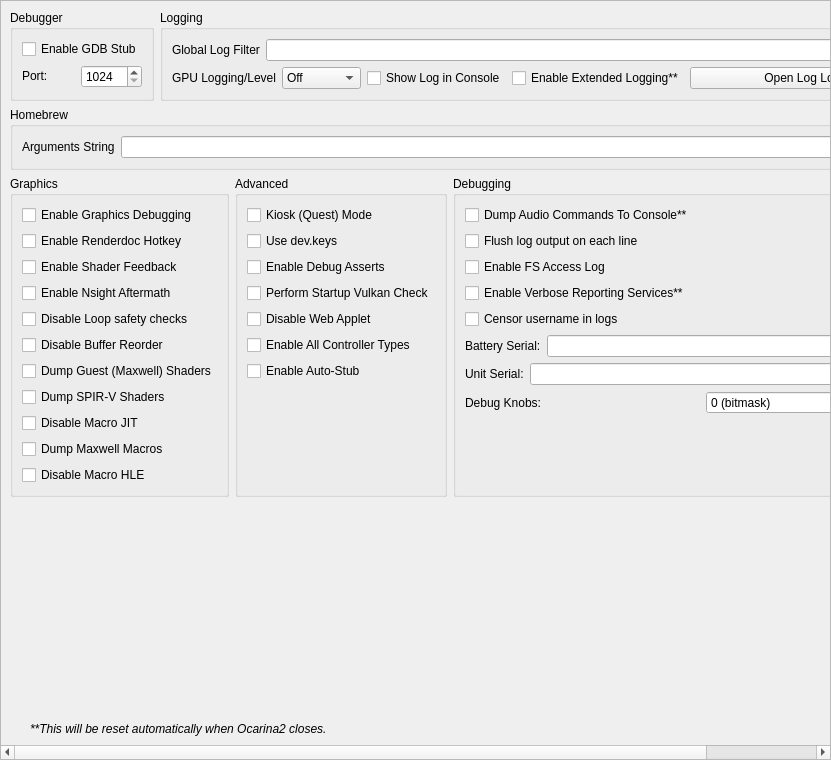
<?xml version="1.0" encoding="UTF-8"?>
<ui version="4.0">
 <class>ConfigureDebug</class>
 <widget class="QScrollArea" name="ConfigureDebug">
  <property name="geometry">
   <rect>
    <x>0</x>
    <y>0</y>
    <width>831</width>
    <height>760</height>
   </rect>
  </property>
  <property name="widgetResizable">
   <bool>true</bool>
  </property>
  <widget class="QWidget" name="widget">
   <property name="geometry">
    <rect>
     <x>0</x>
     <y>0</y>
     <width>829</width>
     <height>758</height>
    </rect>
   </property>
   <layout class="QVBoxLayout" name="verticalLayout_1">
    <item>
     <layout class="QHBoxLayout" name="horizontalLayout">
      <property name="topMargin">
       <number>0</number>
      </property>
      <item>
       <widget class="QGroupBox" name="groupBox">
        <property name="sizePolicy">
         <sizepolicy hsizetype="Preferred" vsizetype="Preferred">
          <horstretch>0</horstretch>
          <verstretch>0</verstretch>
         </sizepolicy>
        </property>
        <property name="title">
         <string>Debugger</string>
        </property>
        <property name="alignment">
         <set>Qt::AlignmentFlag::AlignLeading|Qt::AlignmentFlag::AlignLeft|Qt::AlignmentFlag::AlignTop</set>
        </property>
        <property name="flat">
         <bool>false</bool>
        </property>
        <property name="checkable">
         <bool>false</bool>
        </property>
        <layout class="QVBoxLayout" name="verticalLayout_3">
         <item>
          <widget class="QWidget" name="debug_widget" native="true">
           <property name="sizePolicy">
            <sizepolicy hsizetype="Preferred" vsizetype="Maximum">
             <horstretch>0</horstretch>
             <verstretch>0</verstretch>
            </sizepolicy>
           </property>
           <layout class="QVBoxLayout" name="verticalLayout">
            <property name="sizeConstraint">
             <enum>QLayout::SizeConstraint::SetDefaultConstraint</enum>
            </property>
            <property name="leftMargin">
             <number>0</number>
            </property>
            <property name="topMargin">
             <number>0</number>
            </property>
            <property name="rightMargin">
             <number>0</number>
            </property>
            <property name="bottomMargin">
             <number>0</number>
            </property>
            <item>
             <widget class="QCheckBox" name="toggle_gdbstub">
              <property name="sizePolicy">
               <sizepolicy hsizetype="Maximum" vsizetype="Maximum">
                <horstretch>0</horstretch>
                <verstretch>0</verstretch>
               </sizepolicy>
              </property>
              <property name="text">
               <string>Enable GDB Stub</string>
              </property>
             </widget>
            </item>
            <item>
             <widget class="QWidget" name="horizontalWidget_3" native="true">
              <property name="sizePolicy">
               <sizepolicy hsizetype="Preferred" vsizetype="Maximum">
                <horstretch>0</horstretch>
                <verstretch>0</verstretch>
               </sizepolicy>
              </property>
              <layout class="QHBoxLayout" name="horizontalLayout_3">
               <property name="leftMargin">
                <number>0</number>
               </property>
               <property name="topMargin">
                <number>0</number>
               </property>
               <property name="rightMargin">
                <number>0</number>
               </property>
               <property name="bottomMargin">
                <number>0</number>
               </property>
               <item>
                <widget class="QLabel" name="label_11">
                 <property name="sizePolicy">
                  <sizepolicy hsizetype="Minimum" vsizetype="Maximum">
                   <horstretch>0</horstretch>
                   <verstretch>0</verstretch>
                  </sizepolicy>
                 </property>
                 <property name="text">
                  <string>Port:</string>
                 </property>
                </widget>
               </item>
               <item>
                <widget class="QSpinBox" name="gdbport_spinbox">
                 <property name="sizePolicy">
                  <sizepolicy hsizetype="Preferred" vsizetype="Maximum">
                   <horstretch>0</horstretch>
                   <verstretch>0</verstretch>
                  </sizepolicy>
                 </property>
                 <property name="minimum">
                  <number>1024</number>
                 </property>
                 <property name="maximum">
                  <number>65535</number>
                 </property>
                </widget>
               </item>
              </layout>
             </widget>
            </item>
           </layout>
          </widget>
         </item>
        </layout>
       </widget>
      </item>
      <item>
       <widget class="QGroupBox" name="groupBox_2">
        <property name="sizePolicy">
         <sizepolicy hsizetype="Expanding" vsizetype="Preferred">
          <horstretch>0</horstretch>
          <verstretch>0</verstretch>
         </sizepolicy>
        </property>
        <property name="title">
         <string>Logging</string>
        </property>
        <layout class="QGridLayout" name="gridLayout_1">
         <item row="0" column="0" colspan="4">
          <widget class="QWidget" name="logging_widget" native="true">
           <property name="sizePolicy">
            <sizepolicy hsizetype="Preferred" vsizetype="Maximum">
             <horstretch>0</horstretch>
             <verstretch>0</verstretch>
            </sizepolicy>
           </property>
           <layout class="QHBoxLayout" name="horizontalLayout_1">
            <property name="leftMargin">
             <number>0</number>
            </property>
            <property name="topMargin">
             <number>0</number>
            </property>
            <property name="rightMargin">
             <number>0</number>
            </property>
            <property name="bottomMargin">
             <number>0</number>
            </property>
            <item>
             <widget class="QLabel" name="label_1">
              <property name="sizePolicy">
               <sizepolicy hsizetype="Preferred" vsizetype="Preferred">
                <horstretch>0</horstretch>
                <verstretch>0</verstretch>
               </sizepolicy>
              </property>
              <property name="text">
               <string>Global Log Filter</string>
              </property>
             </widget>
            </item>
            <item>
             <widget class="QLineEdit" name="log_filter_edit"/>
            </item>
           </layout>
          </widget>
         </item>
         <item row="1" column="0">
          <widget class="QWidget" name="gpu_log_level_widget" native="true">
           <property name="sizePolicy">
            <sizepolicy hsizetype="Preferred" vsizetype="Maximum">
             <horstretch>0</horstretch>
             <verstretch>0</verstretch>
            </sizepolicy>
           </property>
           <layout class="QHBoxLayout" name="gpu_log_level_layout">
            <property name="leftMargin">
             <number>0</number>
            </property>
            <property name="topMargin">
             <number>0</number>
            </property>
            <property name="rightMargin">
             <number>0</number>
            </property>
            <property name="bottomMargin">
             <number>0</number>
            </property>
            <item>
             <widget class="QLabel" name="gpu_log_level_label">
              <property name="text">
               <string>GPU Logging/Level</string>
              </property>
             </widget>
            </item>
            <item>
             <widget class="QComboBox" name="gpu_log_level">
              <property name="toolTip">
               <string>Detail level for GPU logs. Off disables logging entirely.</string>
              </property>
              <item>
               <property name="text">
                <string>Off</string>
               </property>
              </item>
              <item>
               <property name="text">
                <string>Errors</string>
               </property>
              </item>
              <item>
               <property name="text">
                <string>Standard</string>
               </property>
              </item>
              <item>
               <property name="text">
                <string>Verbose</string>
               </property>
              </item>
              <item>
               <property name="text">
                <string>All</string>
               </property>
              </item>
             </widget>
            </item>
           </layout>
          </widget>
         </item>
         <item row="1" column="1">
          <widget class="QCheckBox" name="toggle_console">
           <property name="text">
            <string>Show Log in Console</string>
           </property>
          </widget>
         </item>
         <item row="1" column="2">
          <widget class="QCheckBox" name="extended_logging">
           <property name="enabled">
            <bool>true</bool>
           </property>
           <property name="toolTip">
            <string>When checked, the max size of the log increases from 100 MB to 1 GB</string>
           </property>
           <property name="text">
            <string>Enable Extended Logging**</string>
           </property>
          </widget>
         </item>
         <item row="1" column="3">
          <widget class="QPushButton" name="open_log_button">
           <property name="sizePolicy">
            <sizepolicy hsizetype="Expanding" vsizetype="Maximum">
             <horstretch>1</horstretch>
             <verstretch>0</verstretch>
            </sizepolicy>
           </property>
           <property name="minimumSize">
            <size>
             <width>250</width>
             <height>0</height>
            </size>
           </property>
           <property name="text">
            <string>Open Log Location</string>
           </property>
          </widget>
         </item>
        </layout>
       </widget>
      </item>
     </layout>
    </item>
    <item>
     <widget class="QGroupBox" name="groupBox_3">
      <property name="title">
       <string>Homebrew</string>
      </property>
      <layout class="QVBoxLayout" name="verticalLayout_5">
       <item>
        <layout class="QHBoxLayout" name="horizontalLayout_4">
         <item>
          <widget class="QLabel" name="label_3">
           <property name="text">
            <string>Arguments String</string>
           </property>
          </widget>
         </item>
         <item>
          <widget class="QLineEdit" name="homebrew_args_edit"/>
         </item>
        </layout>
       </item>
      </layout>
     </widget>
    </item>
    <item>
     <layout class="QHBoxLayout" name="horizontalLayout_2">
      <item>
       <widget class="QGroupBox" name="groupBox_4">
        <property name="title">
         <string>Graphics</string>
        </property>
        <layout class="QGridLayout" name="gridLayout_2">
         <item row="4" column="0">
          <widget class="QCheckBox" name="disable_loop_safety_checks">
           <property name="toolTip">
            <string>When checked, it executes shaders without loop logic changes</string>
           </property>
           <property name="text">
            <string>Disable Loop safety checks</string>
           </property>
          </widget>
         </item>
         <item row="9" column="0">
          <widget class="QCheckBox" name="dump_macros">
           <property name="enabled">
            <bool>true</bool>
           </property>
           <property name="toolTip">
            <string>When checked, it will dump all the macro programs of the GPU</string>
           </property>
           <property name="text">
            <string>Dump Maxwell Macros</string>
           </property>
          </widget>
         </item>
         <item row="3" column="0">
          <widget class="QCheckBox" name="enable_nsight_aftermath">
           <property name="toolTip">
            <string>When checked, it enables Nsight Aftermath crash dumps</string>
           </property>
           <property name="text">
            <string>Enable Nsight Aftermath</string>
           </property>
          </widget>
         </item>
         <item row="6" column="0">
          <widget class="QCheckBox" name="dump_guest_shaders">
           <property name="enabled">
            <bool>true</bool>
           </property>
           <property name="toolTip">
            <string>When checked, it will dump original Maxwell guest shader bytecode (the input to the recompiler) as .ash files under DumpDir/shaders/. Useful for inspection with nvdisasm.</string>
           </property>
           <property name="text">
            <string>Dump Guest (Maxwell) Shaders</string>
           </property>
          </widget>
         </item>
         <item row="1" column="0">
          <widget class="QCheckBox" name="enable_renderdoc_hotkey">
           <property name="text">
            <string>Enable Renderdoc Hotkey</string>
           </property>
          </widget>
         </item>
         <item row="8" column="0">
          <widget class="QCheckBox" name="disable_macro_jit">
           <property name="enabled">
            <bool>true</bool>
           </property>
           <property name="toolTip">
            <string>When checked, it disables the macro Just In Time compiler. Enabling this makes games run slower</string>
           </property>
           <property name="text">
            <string>Disable Macro JIT</string>
           </property>
          </widget>
         </item>
         <item row="10" column="0">
          <widget class="QCheckBox" name="disable_macro_hle">
           <property name="enabled">
            <bool>true</bool>
           </property>
           <property name="toolTip">
            <string>When checked, it disables the macro HLE functions. Enabling this makes games run slower</string>
           </property>
           <property name="text">
            <string>Disable Macro HLE</string>
           </property>
          </widget>
         </item>
         <item row="0" column="0">
          <widget class="QCheckBox" name="enable_graphics_debugging">
           <property name="enabled">
            <bool>true</bool>
           </property>
           <property name="toolTip">
            <string>When checked, the graphics API enters a slower debugging mode</string>
           </property>
           <property name="text">
            <string>Enable Graphics Debugging</string>
           </property>
          </widget>
         </item>
         <item row="11" column="0">
          <spacer name="verticalSpacer_5">
           <property name="orientation">
            <enum>Qt::Orientation::Vertical</enum>
           </property>
           <property name="sizeType">
            <enum>QSizePolicy::Policy::Preferred</enum>
           </property>
           <property name="sizeHint" stdset="0">
            <size>
             <width>20</width>
             <height>0</height>
            </size>
           </property>
          </spacer>
         </item>
         <item row="2" column="0">
          <widget class="QCheckBox" name="enable_shader_feedback">
           <property name="toolTip">
            <string>When checked, yuzu will log statistics about the compiled pipeline cache</string>
           </property>
           <property name="text">
            <string>Enable Shader Feedback</string>
           </property>
          </widget>
         </item>
         <item row="5" column="0">
          <widget class="QCheckBox" name="disable_buffer_reorder">
           <property name="toolTip">
            <string>&lt;html&gt;&lt;head/&gt;&lt;body&gt;&lt;p&gt;When checked, disables reordering of mapped memory uploads which allows to associate uploads with specific draws. May reduce performance in some cases.&lt;/p&gt;&lt;/body&gt;&lt;/html&gt;</string>
           </property>
           <property name="text">
            <string>Disable Buffer Reorder</string>
           </property>
          </widget>
         </item>
         <item row="7" column="0">
          <widget class="QCheckBox" name="gpu_log_shader_dumps">
           <property name="toolTip">
            <string>When checked, it will dump the recompiler's output SPIR-V binaries (.spv) under LogDir/shaders/. Inspect via SPIRV-Tools (spirv-dis / spirv-cross / spirv-val) or RenderDoc.</string>
           </property>
           <property name="text">
            <string>Dump SPIR-V Shaders</string>
           </property>
          </widget>
         </item>
        </layout>
       </widget>
      </item>
      <item>
       <widget class="QGroupBox" name="groupBox_6">
        <property name="title">
         <string>Advanced</string>
        </property>
        <layout class="QGridLayout" name="gridLayout_4">
         <item row="3" column="0">
          <widget class="QCheckBox" name="perform_vulkan_check">
           <property name="toolTip">
            <string>Enables yuzu to check for a working Vulkan environment when the program starts up. Disable this if this is causing issues with external programs seeing yuzu.</string>
           </property>
           <property name="text">
            <string>Perform Startup Vulkan Check</string>
           </property>
          </widget>
         </item>
         <item row="4" column="0">
          <widget class="QCheckBox" name="disable_web_applet">
           <property name="text">
            <string>Disable Web Applet</string>
           </property>
          </widget>
         </item>
         <item row="5" column="0">
          <widget class="QCheckBox" name="enable_all_controllers">
           <property name="text">
            <string>Enable All Controller Types</string>
           </property>
          </widget>
         </item>
         <item row="6" column="0">
          <widget class="QCheckBox" name="use_auto_stub">
           <property name="text">
            <string>Enable Auto-Stub</string>
           </property>
          </widget>
         </item>
         <item row="0" column="0">
          <widget class="QCheckBox" name="quest_flag">
           <property name="text">
            <string>Kiosk (Quest) Mode</string>
           </property>
          </widget>
         </item>
         <item row="1" column="0">
          <widget class="QCheckBox" name="use_dev_keys">
           <property name="text">
            <string>Use dev.keys</string>
           </property>
          </widget>
         </item>
         <item row="2" column="0">
          <widget class="QCheckBox" name="use_debug_asserts">
           <property name="text">
            <string>Enable Debug Asserts</string>
           </property>
          </widget>
         </item>
         <item row="7" column="0">
          <spacer name="verticalSpacer_4">
           <property name="orientation">
            <enum>Qt::Orientation::Vertical</enum>
           </property>
           <property name="sizeType">
            <enum>QSizePolicy::Policy::Expanding</enum>
           </property>
           <property name="sizeHint" stdset="0">
            <size>
             <width>20</width>
             <height>0</height>
            </size>
           </property>
          </spacer>
         </item>
        </layout>
       </widget>
      </item>
      <item>
       <widget class="QGroupBox" name="groupBox_5">
        <property name="title">
         <string>Debugging</string>
        </property>
        <layout class="QGridLayout" name="gridLayout_3">
         <item row="6" column="0">
          <widget class="QWidget" name="serial_battery_widget" native="true">
           <property name="sizePolicy">
            <sizepolicy hsizetype="Preferred" vsizetype="Maximum">
             <horstretch>0</horstretch>
             <verstretch>0</verstretch>
            </sizepolicy>
           </property>
           <layout class="QHBoxLayout" name="horizontalLayout_11">
            <property name="leftMargin">
             <number>0</number>
            </property>
            <property name="topMargin">
             <number>0</number>
            </property>
            <property name="rightMargin">
             <number>0</number>
            </property>
            <property name="bottomMargin">
             <number>0</number>
            </property>
            <item>
             <widget class="QLabel" name="label_12">
              <property name="sizePolicy">
               <sizepolicy hsizetype="Preferred" vsizetype="Preferred">
                <horstretch>0</horstretch>
                <verstretch>0</verstretch>
               </sizepolicy>
              </property>
              <property name="text">
               <string>Battery Serial:</string>
              </property>
             </widget>
            </item>
            <item>
             <widget class="QLineEdit" name="serial_battery_edit"/>
            </item>
           </layout>
          </widget>
         </item>
         <item row="8" column="0">
          <widget class="QWidget" name="debug_knobs_widget" native="true">
           <property name="sizePolicy">
            <sizepolicy hsizetype="Preferred" vsizetype="Maximum">
             <horstretch>0</horstretch>
             <verstretch>0</verstretch>
            </sizepolicy>
           </property>
           <layout class="QHBoxLayout" name="horizontalLayout_debug_knobs">
            <property name="leftMargin">
             <number>0</number>
            </property>
            <property name="topMargin">
             <number>0</number>
            </property>
            <property name="rightMargin">
             <number>0</number>
            </property>
            <property name="bottomMargin">
             <number>0</number>
            </property>
            <item>
             <widget class="QLabel" name="label_debug_knobs">
              <property name="sizePolicy">
               <sizepolicy hsizetype="Preferred" vsizetype="Preferred">
                <horstretch>0</horstretch>
                <verstretch>0</verstretch>
               </sizepolicy>
              </property>
              <property name="text">
               <string>Debug Knobs:</string>
              </property>
             </widget>
            </item>
            <item>
             <widget class="QSpinBox" name="debug_knobs_spinbox">
              <property name="minimum">
               <number>0</number>
              </property>
              <property name="maximum">
               <number>65535</number>
              </property>
              <property name="toolTip">
               <string>Bitmask for quick development toggles</string>
              </property>
              <property name="statusTip">
               <string>Set debug knobs (bitmask)</string>
              </property>
              <property name="whatsThis">
               <string>16-bit debug knob set for quick development toggles</string>
              </property>
              <property name="suffix">
               <string> (bitmask)</string>
              </property>
             </widget>
            </item>
           </layout>
          </widget>
         </item>
         <item row="7" column="0">
          <widget class="QWidget" name="serial_board_widget" native="true">
           <property name="sizePolicy">
            <sizepolicy hsizetype="Preferred" vsizetype="Maximum">
             <horstretch>0</horstretch>
             <verstretch>0</verstretch>
            </sizepolicy>
           </property>
           <layout class="QHBoxLayout" name="horizontalLayout_12">
            <property name="leftMargin">
             <number>0</number>
            </property>
            <property name="topMargin">
             <number>0</number>
            </property>
            <property name="rightMargin">
             <number>0</number>
            </property>
            <property name="bottomMargin">
             <number>0</number>
            </property>
            <item>
             <widget class="QLabel" name="label_13">
              <property name="sizePolicy">
               <sizepolicy hsizetype="Preferred" vsizetype="Preferred">
                <horstretch>0</horstretch>
                <verstretch>0</verstretch>
               </sizepolicy>
              </property>
              <property name="text">
               <string>Unit Serial:</string>
              </property>
             </widget>
            </item>
            <item>
             <widget class="QLineEdit" name="serial_board_edit"/>
            </item>
           </layout>
          </widget>
         </item>
         <item row="20" column="0">
          <spacer name="verticalSpacer_3">
           <property name="orientation">
            <enum>Qt::Orientation::Vertical</enum>
           </property>
           <property name="sizeType">
            <enum>QSizePolicy::Policy::Expanding</enum>
           </property>
           <property name="sizeHint" stdset="0">
            <size>
             <width>20</width>
             <height>0</height>
            </size>
           </property>
          </spacer>
         </item>
         <item row="1" column="0">
          <widget class="QCheckBox" name="dump_audio_commands">
           <property name="toolTip">
            <string>Enable this to output the latest generated audio command list to the console. Only affects games using the audio renderer.</string>
           </property>
           <property name="text">
            <string>Dump Audio Commands To Console**</string>
           </property>
          </widget>
         </item>
         <item row="2" column="0">
          <widget class="QCheckBox" name="flush_line">
           <property name="text">
            <string>Flush log output on each line</string>
           </property>
          </widget>
         </item>
         <item row="3" column="0">
          <widget class="QCheckBox" name="fs_access_log">
           <property name="text">
            <string>Enable FS Access Log</string>
           </property>
          </widget>
         </item>
         <item row="4" column="0">
          <widget class="QCheckBox" name="reporting_services">
           <property name="text">
            <string>Enable Verbose Reporting Services**</string>
           </property>
          </widget>
         </item>
         <item row="5" column="0">
          <widget class="QCheckBox" name="censor_username">
           <property name="text">
            <string>Censor username in logs</string>
           </property>
          </widget>
         </item>
        </layout>
       </widget>
      </item>
     </layout>
    </item>
    <item>
     <spacer name="verticalSpacer">
      <property name="orientation">
       <enum>Qt::Orientation::Vertical</enum>
      </property>
      <property name="sizeHint" stdset="0">
       <size>
        <width>20</width>
        <height>0</height>
       </size>
      </property>
     </spacer>
    </item>
    <item>
     <widget class="QLabel" name="label_5">
      <property name="sizePolicy">
       <sizepolicy hsizetype="Expanding" vsizetype="Preferred">
        <horstretch>0</horstretch>
        <verstretch>0</verstretch>
       </sizepolicy>
      </property>
      <property name="font">
       <font>
        <italic>true</italic>
       </font>
      </property>
      <property name="text">
    <string>**This will be reset automatically when Ocarina2 closes.</string>
      </property>
      <property name="indent">
       <number>20</number>
      </property>
     </widget>
    </item>
   </layout>
  </widget>
 </widget>
 <tabstops>
  <tabstop>log_filter_edit</tabstop>
  <tabstop>toggle_console</tabstop>
  <tabstop>extended_logging</tabstop>
  <tabstop>open_log_button</tabstop>
  <tabstop>homebrew_args_edit</tabstop>
  <tabstop>enable_graphics_debugging</tabstop>
  <tabstop>enable_shader_feedback</tabstop>
  <tabstop>enable_nsight_aftermath</tabstop>
  <tabstop>fs_access_log</tabstop>
  <tabstop>reporting_services</tabstop>
  <tabstop>quest_flag</tabstop>
  <tabstop>use_debug_asserts</tabstop>
 </tabstops>
 <resources/>
 <connections/>
</ui>
